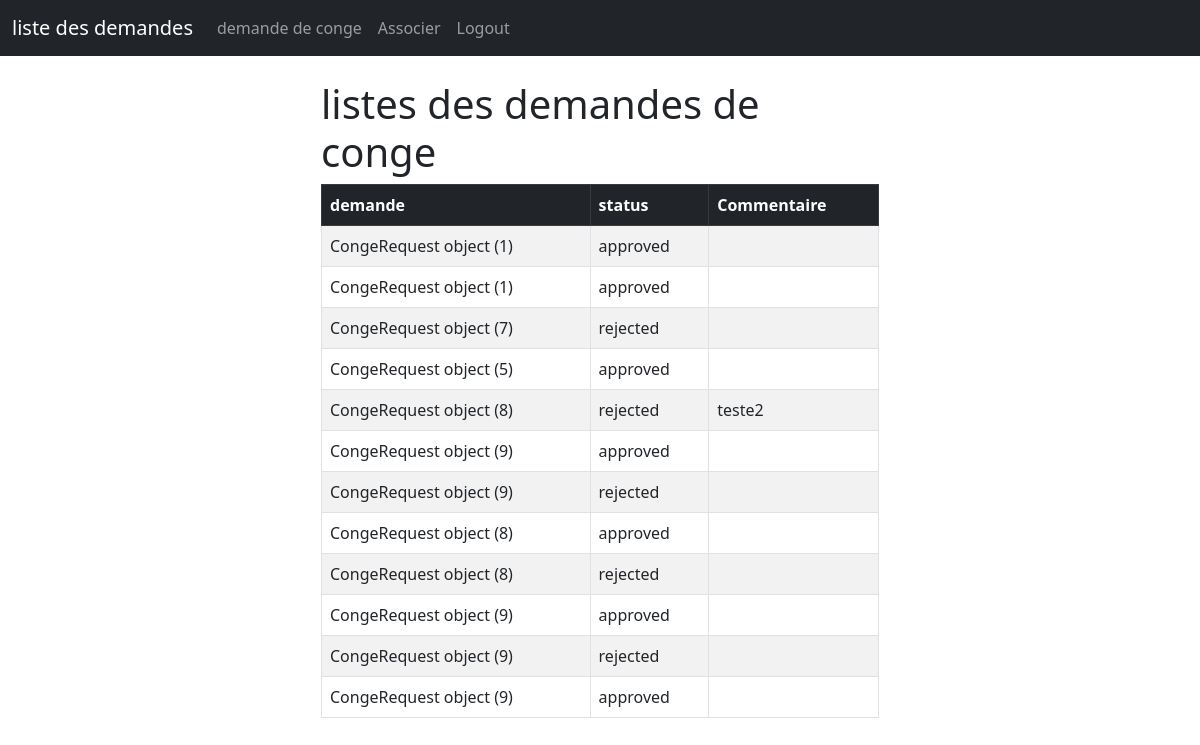
Page /chef/ (signed in) on the earlier database version.
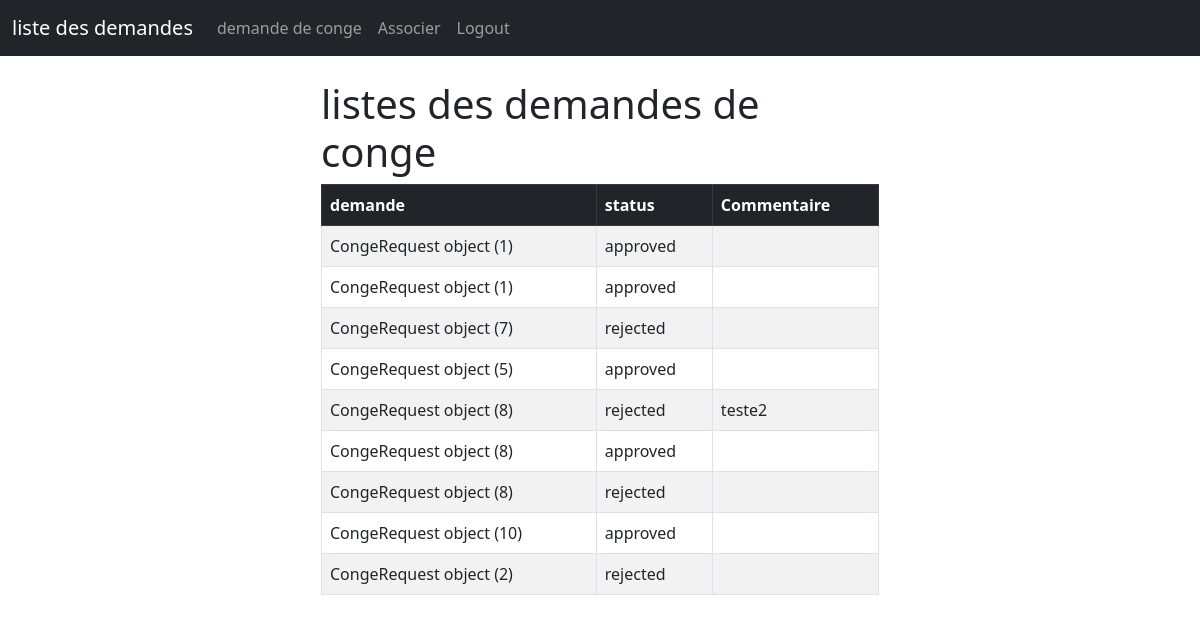
Same page on the later database version.
### conge/models.py (models this page shows)
class ChefResponse(models.Model):
    request = models.ForeignKey(CongeRequest, on_delete=models.CASCADE)
    response = models.CharField(max_length=20, choices=[('approved', 'Approuvé'), ('rejected', 'Rejeté')])
    comments = models.TextField(blank=True)

class CongeRequest(models.Model):
    user = models.ForeignKey(User, on_delete=models.CASCADE)
    motif = models.CharField(max_length=200)
    date_depart = models.DateField()
    date_arrivee = models.DateField()
    status = models.CharField(max_length=20, choices=[('pending', 'En attente'), ('approved', 'Approuvé'), ('rejected', 'Rejeté')], default='pending')

### conge/views.py (the view)
# urls.py: path('chef/', views.chef, name='chef'),
def chef(request):
    chefresponses = ChefResponse.objects.all()
    if request.method == 'POST':
        username = request.POST['username']
        password = request.POST['password']
        user = authenticate(request, username=username, password=password)
        if user is not None:
            login(request, user)
            messages.success(request, "Vous avez été connecté")
            return redirect('chef')
        else:
            messages.success(request, "une erreur s'est produite lors de la connexion, veuillez réessayer...")
            return redirect('chef')
    else:
        return render(request, 'chef.html', {'chefresponses':chefresponses})

### conge/templates/chef.html (shortened to what this page needs)
{% extends 'base.html'%}
{% block content%}
        <div class="col-md-6 offset-md-3">
        {% if user.is_authenticated %}
        <h1>listes des demandes de conge</h1>
            <table class="table table-striped table-hover table-bordered">
                <thead class="table-dark">
                <tr>
                    <th scope="col">demande</th>
                    <th scope="col">status</th>
                    <th scope="col">Commentaire </th>
                </tr>
                </thead>
                <tbody>
                    {% if chefresponses %}
                    {% for chefresponse in chefresponses %}
                    <tr>
                    <td>{{ chefresponse.request }} </td>
                    <td> {{ chefresponse.response }}</td>
                    <td>{{ chefresponse.comments }}</td>
                </tr>
                    {% endfor %}
                {% endif %}
                </tbody>
            </table>
{% endif %}
{% endblock %}

Differences in the rows shown:
removed ChefResponse: request "CongeRequest object (9)", response "approved"
removed ChefResponse: request "CongeRequest object (9)", response "rejected"
removed ChefResponse: request "CongeRequest object (9)", response "approved"
removed ChefResponse: request "CongeRequest object (9)", response "rejected"
removed ChefResponse: request "CongeRequest object (9)", response "approved"
added ChefResponse: request "CongeRequest object (10)", response "approved"
added ChefResponse: request "CongeRequest object (2)", response "rejected"
